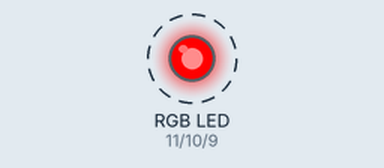
This sketch was run on a simulated Arduino Uno, built with avr-gcc and run on an emulated ATmega328P. Shown: an RGB LED mixed from three pins (HIGH = lit). Dashed ring = blinking.

Above: at 0.5 s.
Timing chart, 0 to 4.6 s (numbered marks = the images above):
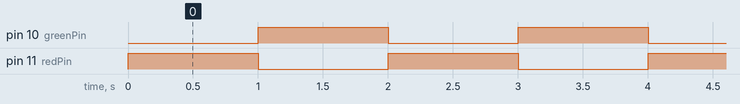

Measured:
- by itself, pin 10 (greenPin), pin 11 (redPin): alternates HIGH for 1.0 s and LOW for 1.0 s
- by itself, everything shown: repeats every 2.0 s, in 3 steps

The sketch:

RGB_LED.ino
```cpp
//Κώδικας για την δευτερη συνάντηση της σειράς μαθημάτων της KastoriaRobotics
//για το εαρινό εξάμηνο 2015-2016
//Project RGB LED


int redPin = 11;  // pin για το R του RGB
int greenPin = 10;  // pin για το G του RGB
int bluePin = 9;  // Pin για το B του RGB

void setup()
{
         pinMode(redPin, OUTPUT); //redPin για έξοδο
         pinMode(greenPin, OUTPUT); //greenPin για έξοδο
         pinMode(bluePin, OUTPUT); //bluePin για έξοδο
}


void loop()
{
  //Βασικά Χρώματα
    color(255,0,0); //Κόκκινο
  delay(1000);
    color(0,255,0); //Πράσινο
  delay(1000);
    color(0,0,255); //Μπλέ
}

//Συνάρτηση με 3 ορίσματα για το χρώμα του LED
void color (int red, int green, int blue)
{
  analogWrite(redPin, red);   //δωσε την τιμή του πρώτου ορίσματος για το κόκκινο χρώμα
  analogWrite(bluePin, blue);   //δωσε την τιμή του δεύτερου ορίσματος για το πράσινο χρώμα
  analogWrite(greenPin, green); //δωσε την τιμή του τρίτου ορίσματος για το μπλέ χρώμα
}
```
